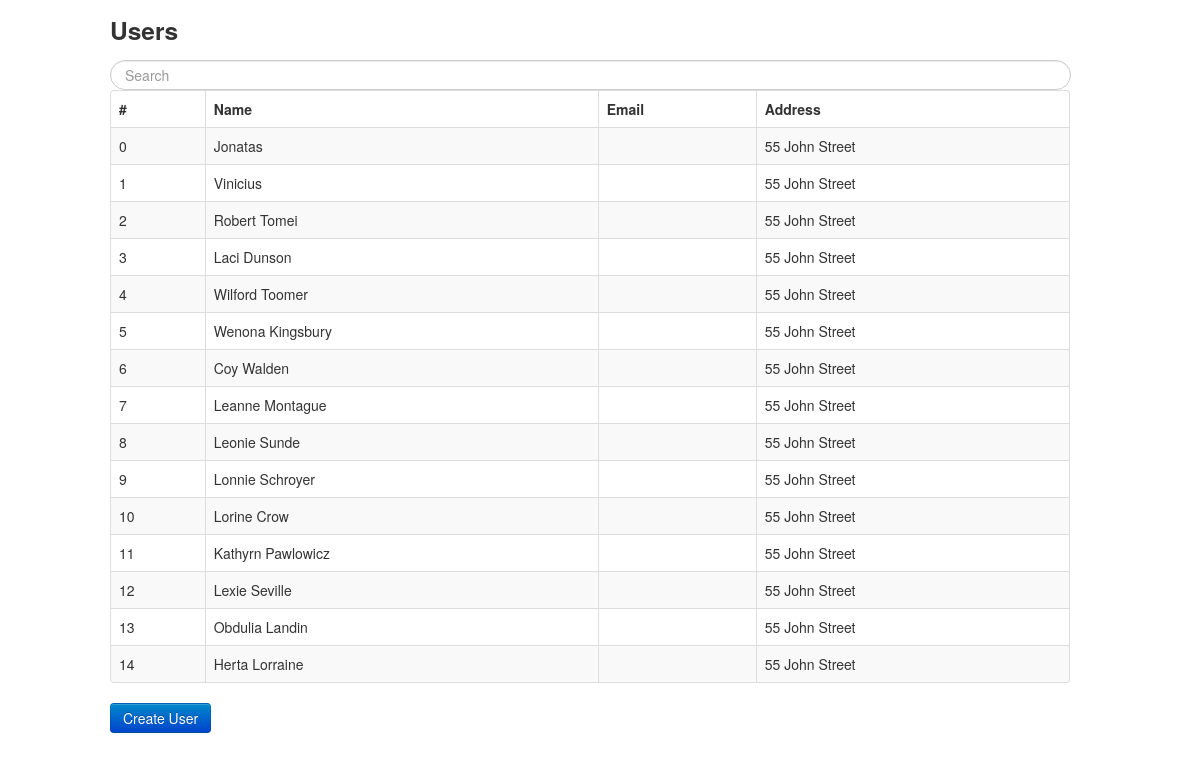
Screenshot of /hw03/index.php with the database file from the repository.
### tables this page shows
CREATE TABLE IF NOT EXISTS `users` (
  `id` INT NOT NULL AUTO_INCREMENT COMMENT '',
  `name` VARCHAR(45) NULL COMMENT '',
  `adress` VARCHAR(200) NULL COMMENT '',
  PRIMARY KEY (`id`)  COMMENT '');

### hw03/class/CRUD.class.php (called while the page is built, shortened)
<?php
class CRUD {
  private $query, $conn;
  function __construct() {
    try {
      $this->conn = new PDO("mysql:host=".SERVERNAME.";dbname=".DB, USER, PASSWORD);
      $this->conn->setAttribute(PDO::ATTR_ERRMODE, PDO::ERRMODE_EXCEPTION);
    } catch(PDOException $e) {
      echo "Connection failed: " . $e->getMessage();
    }
  }
  function read($data) {
    $this->query  = "SELECT ";
    $this->query .= ($data['fields']) ? implode(",",$data['fields']) : "*";
    $this->query .= " FROM {$data['table']} ";
    $this->query .= ($data['limit']) ? "LIMIT ".$data['limit'] : "";
    return $this->fetch($this->query);
  }
  function fetch($query) {
    return $this->conn->query($query);
  }
}
?>

### hw03/class/User.class.php (called while the page is built, shortened)
<?php
class User extends CRUD {
  private $table = 'users';
  function getUser($data = "") {
    $data['table'] = $this->table;
    return $this->read($data);
  }
}
?>

### hw03/index.php (the view, shortened to what this page needs)
<?php
$objUser = new User();
$users = $objUser->getUser($data);
?>
<!DOCTYPE html>
<html lang="en">
<head>
  <link href="assets/stylesheets/bootstrap.min.css" rel="stylesheet">
  <link href="assets/stylesheets/index.css" rel="stylesheet">
</head>
<body>
  <div class="container">
    <div class="row">
      <h3>Users</h3>
    </div>
    <div class="row search-bar">
      <input type="text" onkeyup="searchName()" id="search" class="search-query" placeholder="Search">
    </div>
    <div class="row">
      <table class="table table-striped table-bordered">
        <thead>
          <tr>
            <th>#</th>
            <th>Name</th>
            <th>Email</th>
            <th>Address</th>
          </tr>
        </thead>
        <tbody id="users-list">
        <?php
         foreach ($users as $key => $value) {
           echo '<tr>';
           echo '<td>'. $key . '</td>';
           echo '<td>'. $value['name'] . '</td>';
           echo '<td>'. $value['email'] . '</td>';
           echo '<td>'. $value['adress'] . '</td>';
           echo '</tr>';
         }
        ?>
        </tbody>
      </table>
    </div>
    <div class="row">
      <a href="form.php" class="btn btn-primary">Create User</a>
    </div>
  </div>
</body>
</html>

### hw03/assets/stylesheets/index.css (style rules this page uses)
.search-bar .search-query { width: 97%; }

### rows the page displays
users: key "0", name "Jonatas", adress "55 John Street"
users: key "1", name "Vinicius", adress "55 John Street"
users: key "2", name "Robert Tomei", adress "55 John Street"
users: key "3", name "Laci Dunson", adress "55 John Street"
users: key "4", name "Wilford Toomer", adress "55 John Street"
users: key "5", name "Wenona Kingsbury", adress "55 John Street"
users: key "6", name "Coy Walden", adress "55 John Street"
users: key "7", name "Leanne Montague", adress "55 John Street"
users: key "8", name "Leonie Sunde", adress "55 John Street"
users: key "9", name "Lonnie Schroyer", adress "55 John Street"
users: key "10", name "Lorine Crow", adress "55 John Street"
users: key "11", name "Kathyrn Pawlowicz", adress "55 John Street"
users: key "12", name "Lexie Seville", adress "55 John Street"
users: key "13", name "Obdulia Landin", adress "55 John Street"
users: key "14", name "Herta Lorraine", adress "55 John Street"
